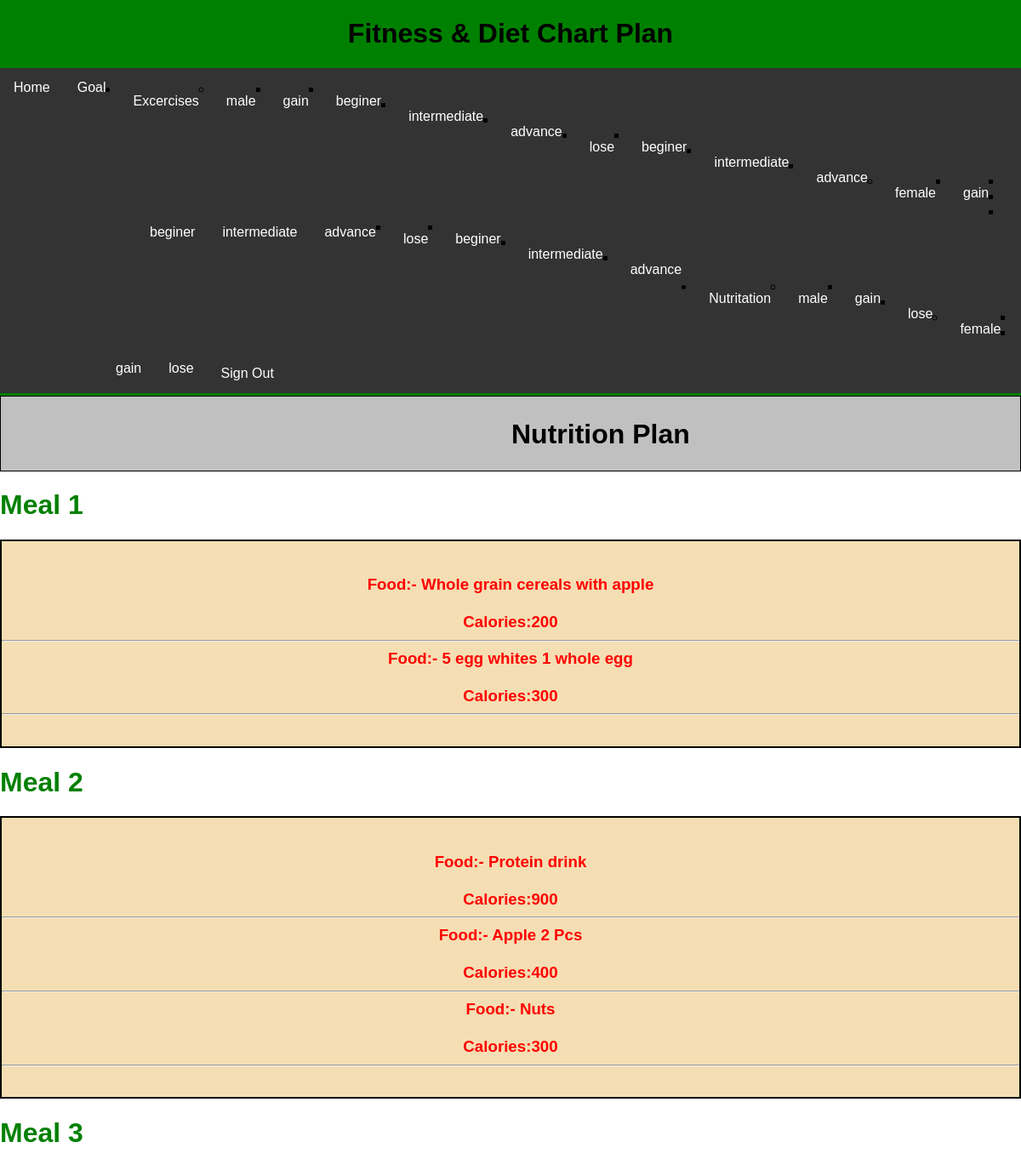
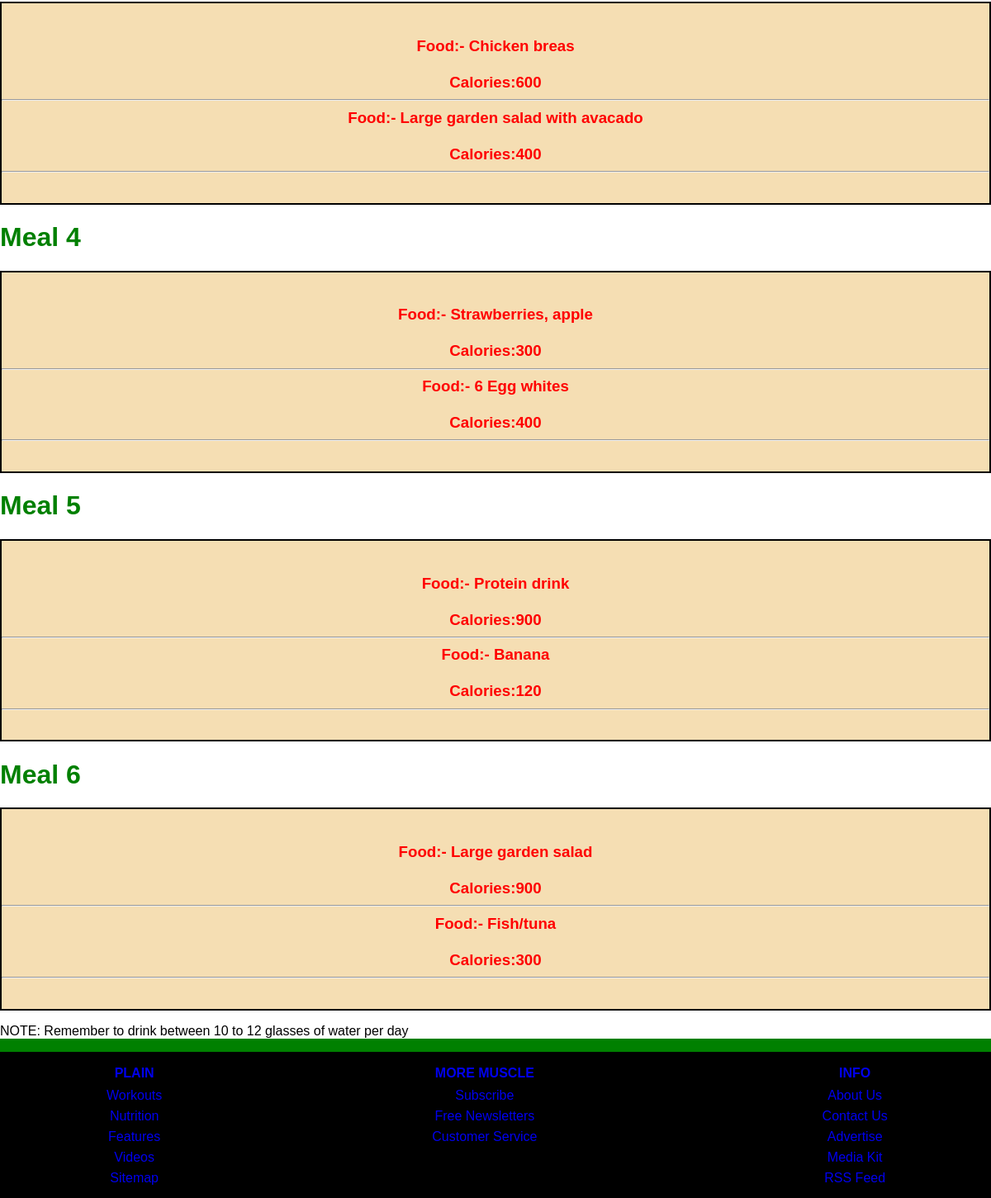
/diet/male/lose (signed in), run on the app's committed database (2 pictures, top to bottom).
### fitness/models.py (models this page shows)
class Meal(models.Model):
    name = models.CharField(max_length=255)
    def __str__(self):
        return self.name

class Food(models.Model):
    name = models.CharField(max_length=255)
    calories = models.IntegerField(null=True,blank=True)
    def __str__(self):
        return self.name

### fitness/views.py (the view)
# urls.py: path('diet/<gender>/<fitness_plan>',views.get_meal_list, name='get_meal_list'),
@login_required(login_url='/login/')
def get_meal_list(request, gender, fitness_plan):
    print(gender, fitness_plan)
    meals = Meal.objects.filter(
        pk__in=FoodMealGoal.objects.filter(
            goal__gender=gender,
            goal__fitness_plan=fitness_plan
        ).values('meal')
    )
    print(meals)
    meal_list = []
    for meal in meals.values():
        foods = Food.objects.filter(
            pk__in=FoodMealGoal.objects.filter(
                goal__gender=gender,
                goal__fitness_plan=fitness_plan,
                meal__id=meal['id']
            ).values('food')
        )
        meal.update({'foods': foods})
        print(meal)
        meal_list.append(meal)
    return render(request, 'show_meals.html', {'meals': meal_list})

### fitness/templatetags/load_header.py (called while the page is built)
@register.inclusion_tag('excercise_header.html')
def load_excercises():
    data = {
        'genders' : list(dict(Gender.options).values()),
        'fitness_plans' : list(dict(FitnessPlan.options).values()),
        'fitness_levels' : list(dict(FitnessLevel.options).values()),
    }
    print(data)
    return data

@register.inclusion_tag('diet_header.html')
def load_diet():
    data = {
        'genders' : list(dict(Gender.options).values()),
        'fitness_plans' : list(dict(FitnessPlan.options).values()),
    }
    return data

### fitness/templates/show_meals.html
{% extends 'base.html' %}
{% block body %}
  <div class="showmeal">
  <div class="login">
    <h1>Nutrition Plan</h1></div>
    {% for meal in meals %}
        <font color="green"><h1>{{ meal.name }}</h1></font>
          <div class="mealtxtdegine">
   <h3>
        {% for food in meal.foods %}
            Food:- {{food.name}}<br><br>
            Calories:{{food.calories}}<hr>
        {% endfor %}
    </h3></br>
</div>
    {% endfor %}
    <p>NOTE: Remember to drink between 10 to 12 glasses of water per day</p>
</div>
{% endblock body %}

### data on the page
Meal: name "Meal 1"
Food: name "Whole grain cereals with apple", calories "200"
Food: name "5 egg whites 1 whole egg", calories "300"
Meal: name "Meal 2"
Food: name "Protein drink", calories "900"
Food: name "Apple 2 Pcs", calories "400"
Food: name "Nuts", calories "300"
Meal: name "Meal 3"
Food: name "Chicken breas", calories "600"
Food: name "Large garden salad with avacado", calories "400"
Meal: name "Meal 4"
Food: name "Strawberries, apple", calories "300"
Food: name "6 Egg whites", calories "400"
Meal: name "Meal 5"
Food: name "Protein drink", calories "900"
Food: name "Banana", calories "120"
Meal: name "Meal 6"
Food: name "Large garden salad", calories "900"
Food: name "Fish/tuna", calories "300"

### other printed values
{{ gender }} "male" "female"
{{ fitness_plan }} "gain" "lose" "gain" "lose"
{{ fitness_level }} "beginer" "intermediate" "advance" "beginer" "intermediate" "advance" "beginer" "intermediate" "advance" "beginer" "intermediate" "advance"
